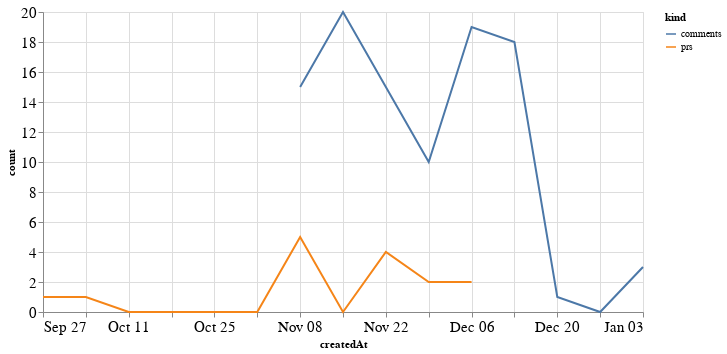

Here is the notebook cell this chart was saved with:
### Code cell
alt.Chart(total_time, width=600).mark_line().encode(
    x='createdAt',
    y='count',
    color='kind'
)

### Figure 1 — Vega-Lite specification as saved in the notebook (floating-point values rounded to 4 significant figures)
{"config": {"axisLeft": {"labelFontSize": 15}, "axisBottom": {"labelFontSize": 15}}, "data": {"name": "data-e672794298d1a1dc5e5590eb056b7bea"}, "mark": "line", "encoding": {"color": {"type": "nominal", "field": "kind"}, "x": {"type": "temporal", "field": "createdAt"}, "y": {"type": "quantitative", "field": "count"}}, "width": 600, "$schema": "https://vega.github.io/schema/vega-lite/v4.8.1.json", "datasets": {"data-e672794298d1a1dc5e5590eb056b7bea": [{"createdAt": "2020-09-27T00:00:00", "kind": "prs", "count": 1.0}, {"createdAt": "2020-10-04T00:00:00", "kind": "prs", "count": 1.0}, {"createdAt": "2020-10-11T00:00:00", "kind": "prs", "count": 0.0}, {"createdAt": "2020-10-18T00:00:00", "kind": "prs", "count": 0.0}, {"createdAt": "2020-10-25T00:00:00", "kind": "prs", "count": 0.0}, {"createdAt": "2020-11-01T00:00:00", "kind": "prs", "count": 0.0}, {"createdAt": "2020-11-08T00:00:00", "kind": "prs", "count": 5.0}, {"createdAt": "2020-11-15T00:00:00", "kind": "prs", "count": 0.0}, {"createdAt": "2020-11-22T00:00:00", "kind": "prs", "count": 4.0}, {"createdAt": "2020-11-29T00:00:00", "kind": "prs", "count": 2.0}, {"createdAt": "2020-12-06T00:00:00", "kind": "prs", "count": 2.0}, {"createdAt": "2020-12-13T00:00:00", "kind": "prs", "count": null}, {"createdAt": "2020-12-20T00:00:00", "kind": "prs", "count": null}, {"createdAt": "2020-12-27T00:00:00", "kind": "prs", "count": null}, {"createdAt": "2021-01-03T00:00:00", "kind": "prs", "count": null}, {"createdAt": "2020-09-27T00:00:00", "kind": "comments", "count": null}, {"createdAt": "2020-10-04T00:00:00", "kind": "comments", "count": null}, {"createdAt": "2020-10-11T00:00:00", "kind": "comments", "count": null}, {"createdAt": "2020-10-18T00:00:00", "kind": "comments", "count": null}, {"createdAt": "2020-10-25T00:00:00", "kind": "comments", "count": null}, {"createdAt": "2020-11-01T00:00:00", "kind": "comments", "count": null}, {"createdAt": "2020-11-08T00:00:00", "kind": "comments", "count": 15.0}, {"createdAt": "2020-11-15T00:00:00", "kind": "comments", "count": 20.0}, {"createdAt": "2020-11-22T00:00:00", "kind": "comments", "count": 15.0}, {"createdAt": "2020-11-29T00:00:00", "kind": "comments", "count": 10.0}, {"createdAt": "2020-12-06T00:00:00", "kind": "comments", "count": 19.0}, {"createdAt": "2020-12-13T00:00:00", "kind": "comments", "count": 18.0}, {"createdAt": "2020-12-20T00:00:00", "kind": "comments", "count": 1.0}, {"createdAt": "2020-12-27T00:00:00", "kind": "comments", "count": 0.0}, {"createdAt": "2021-01-03T00:00:00", "kind": "comments", "count": 3.0}]}}
